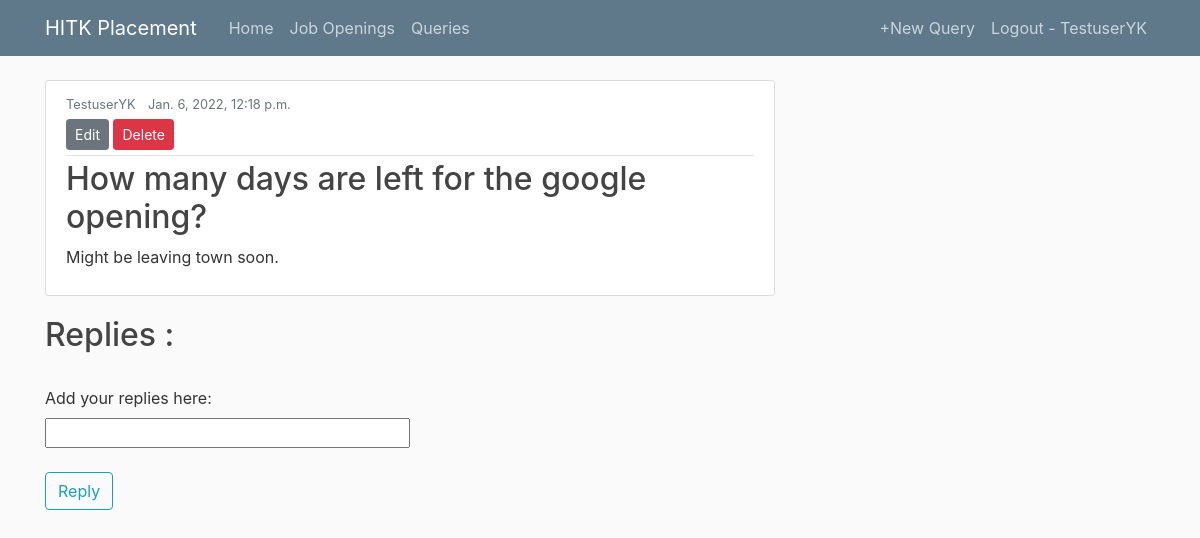
The page /askAQuery/query/4/ (signed in) on the database as committed earlier.
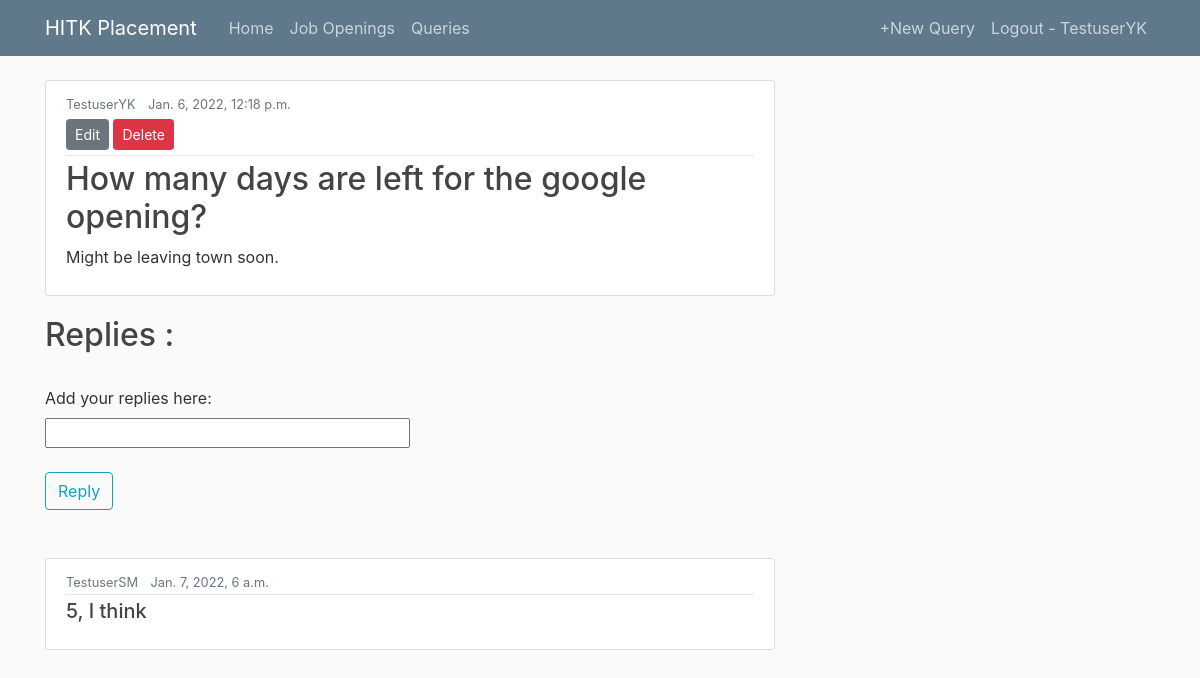
The same page on the database as committed later.
### askAQuery/models.py (models this page shows, shortened)
class CommentOnQuery(models.Model):
	author = models.ForeignKey(User,on_delete=models.CASCADE)
	datePosted = models.DateTimeField(default=timezone.now)
	comment = models.CharField(max_length=800)
	query = models.ForeignKey(Query,on_delete=models.CASCADE)

### askAQuery/views.py (the view, shortened to what this page needs)
# urls.py: path('query/<int:pk>/', views.detailView, name='query-detail'),
@login_required
def detailView(request,pk):
	query = Query.objects.filter(id=pk).first()
	replies = CommentOnQuery.objects.filter(query=query).order_by('-datePosted')
	context = {
		'query':query,
		'replies':replies,
		'title':query.question,
	}
	return render(request,'askAQuery/detailView.html',context)

### askAQuery/templates/askAQuery/detailView.html (shortened to what this page needs)
{% extends "home/base.html" %}
{% block content %}
    <article class="media content-section">
            <div class="media-body">
                <div class="article-metadata">
                    <small class="text-muted mr-2">{{ query.author }}</small>
                    <small class="text-muted">{{ query.datePosted }}</small>
                    {% ifequal user.id query.author.id %}
                        <div>
                            <a class="btn btn-secondary btn-sm mt-1 mb-1" href="{% url 'query-update' query.id %}">Edit</a>
                            <a class="btn btn-danger btn-sm mt-1 mb-1" href="{% url 'query-delete' query.id %}">Delete</a>
                        </div>
                    {% endifequal %}
                </div>
                <h2><a class="article-title" href="#">{{ query.question }}</a></h2>
                <p>{{ query.description }}</p>
            </div>
        </article>
    <h2>Replies :</h2><br>
    <form method="POST">
        <label for="reply">Add your replies here:</label><br>
        <input type="text" name="reply" id="reply" style="width: 50%;" required>
        <br><br>
        <button class="btn btn-outline-info" type="submit">Reply</button>
    </form>
    <br><br>
    {% for reply in replies %}
        <article class="media content-section">
            <div class="media-body">
                <div class="article-metadata">
                    <small class="text-muted mr-2">{{ reply.author.username }}</small>
                    <small class="text-muted">{{ reply.datePosted }}</small>
                </div>
                <h5>
                    <p>{{ reply.comment }}</p>
                </h5>
            </div>
        </article>
    {% endfor %}
{% endblock content %}

Rows that differ between the two databases and show on the page:
added CommentOnQuery: author.username "TestuserSM", datePosted "Jan. 7, 2022, 6 a.m.", comment "5, I think"
